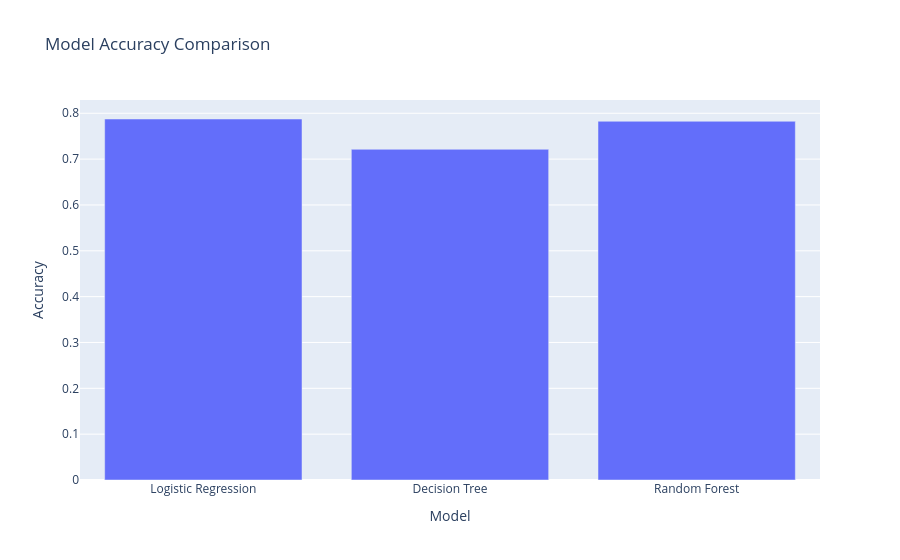

Source (notebook cell):
### Code cell
px.bar(comparison, x="Model", y="Accuracy", title="Model Accuracy Comparison")

### Figure 1 — Plotly figure (JSON) as saved in the notebook; plotly's stock layout.template omitted (floating-point values rounded to 4 significant figures)
{"data": [{"alignmentgroup": "True", "hovertemplate": "Model=%{x}<br>Accuracy=%{y}<extra></extra>", "legendgroup": "", "marker": {"color": "#636efa", "pattern": {"shape": ""}}, "name": "", "offsetgroup": "", "orientation": "v", "showlegend": false, "textposition": "auto", "type": "bar", "x": ["Logistic Regression", "Decision Tree", "Random Forest"], "xaxis": "x", "y": [0.7875, 0.7214, 0.7825], "yaxis": "y"}], "layout": {"autosize": true, "barmode": "relative", "legend": {"tracegroupgap": 0}, "title": {"text": "Model Accuracy Comparison"}, "xaxis": {"anchor": "y", "autorange": true, "domain": [0, 1], "range": [-0.5, 2.5], "title": {"text": "Model"}, "type": "category"}, "yaxis": {"anchor": "x", "autorange": true, "domain": [0, 1], "range": [0, 0.8289], "title": {"text": "Accuracy"}, "type": "linear"}}}
